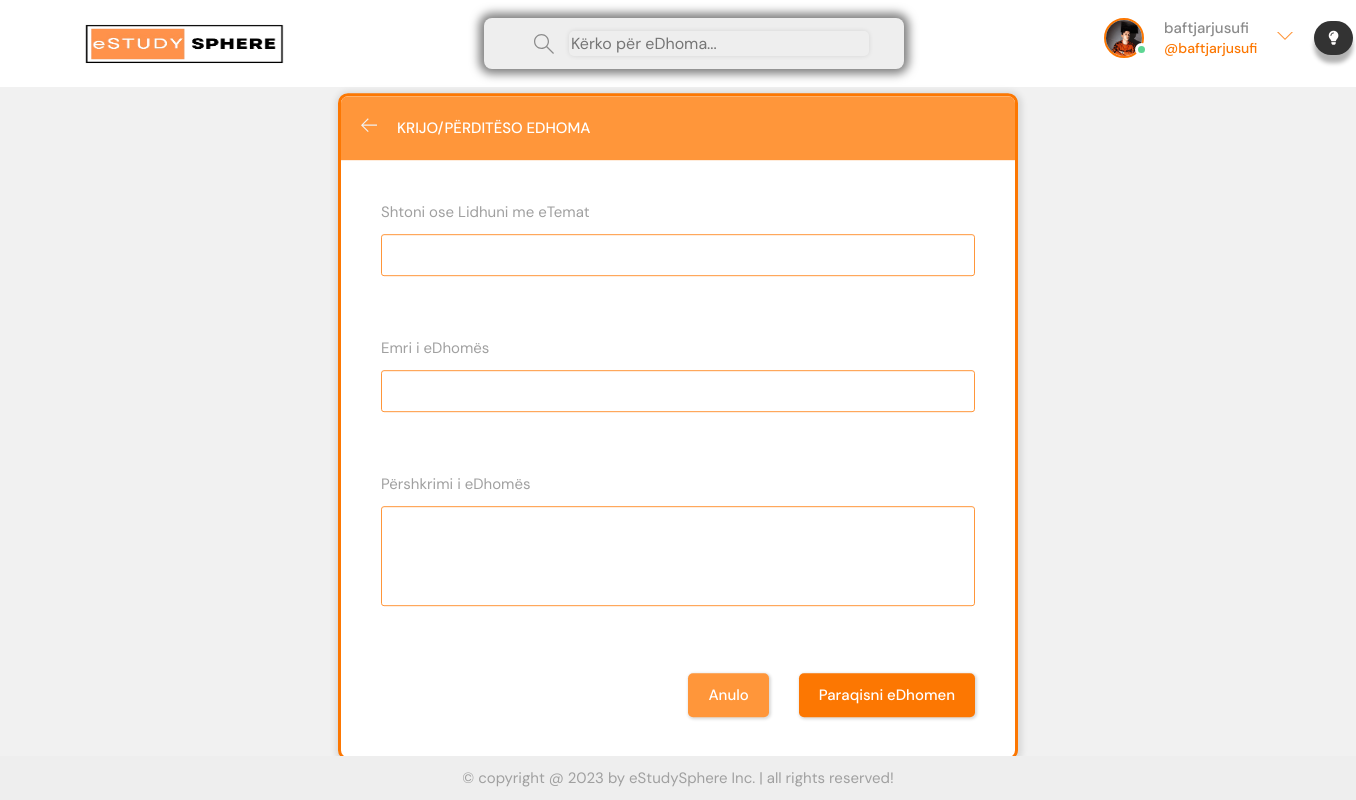
The page /krijo-room/ (signed in) on the database its author committed.
### base/models.py (models this page shows)
class User(AbstractUser):
    name = models.CharField(max_length=200, null=True)
    email = models.EmailField(unique=True, null=True)
    bio = models.TextField(null=True)
    avatar = models.ImageField(null=True, default="avatar.svg")
    USERNAME_FIELD = 'email'
    REQUIRED_FIELDS = []

### base/views.py (the view, shortened to what this page needs)
# urls.py: path('krijo-room/', views.krijoRoom, name="krijo-room"),
@login_required(login_url='login')
def krijoRoom(request):
    form = RoomForm()
    topics = Topic.objects.all()
    context = {'form': form, 'topics': topics}
    return render(request, 'base/roomform.html', context)

### base/forms.py
class RoomForm(ModelForm):
    class Meta:
        model = Room
        fields = '__all__'
        exclude = ['host', 'entrants']

### base/templates/base/roomform.html (shortened to what this page needs)
{% extends 'main.html' %}
{% block content %}
  <main class="create-room layout">
    <div class="container">
      <div class="layout__box">
        <div class="layout__boxHeader">
          <div class="layout__boxTitle">
            <a href="{% url 'home' %}">
              <svg version="1.1" xmlns="http://www.w3.org/2000/svg" width="32" height="32" viewBox="0 0 32 32">
                <title>arrow-left</title>
                <path
                  d="M13.723 2.286l-13.723 13.714 13.719 13.714 1.616-1.611-10.96-10.96h27.625v-2.286h-27.625l10.965-10.965-1.616-1.607z">
                </path>
              </svg>
            </a>
            <h3>Krijo/Përditëso eDhoma</h3>
          </div>
        </div>
        <div class="layout__body">
          <form class="form" action="" method="POST">
            <div class="form__group">
              <label for="room_topic">Shtoni ose Lidhuni me eTemat</label>
              <input required type="text" value="{{room.topic.name}}" name="topic" list="topic-list"/>
            </div>
            <div class="form__group">
              <label for="room_name">Emri i eDhomës</label>
              {{form.name}}
            </div>
            <div class="form__group">
              <label for="room_description">Përshkrimi i eDhomës</label>
              {{form.description}}
            </div>
            <div class="form__action">
              <a class="btn btn--dark" href="{{request.META.HTTP_REFERER}}">Anulo</a>
              <button class="btn btn--main" type="submit">Paraqisni eDhomen</button>
            </div>
          </form>
        </div>
      </div>
    </div>
  </main>
{% endblock content %}

### templates/navbar.html (shortened to what this page needs)
{% load static %}
<header class="header header--loggedIn">
    <div class="container">
      <a href="{% url 'home' %}" class="header__logo">
        <img src="{% static 'images/logo4.png' %}" />
      </a>
      <form class="header__search" method="GET" action="{% url 'home' %}">
        <label>
          <input name="q" placeholder="Kërko për eDhoma..." />
        </label>
      </form>
      <nav class="header__menu">
        <button button id="mode-toggle-btn" style="position: absolute; top: 3px; right: -60px;">
          <i class="fas fa-lightbulb" style="color: #fffdfd;"></i>
        </button>
        {% if request.user.is_authenticated %}
        <div class="header__user">
          <a href="{% url 'update-user' %}">
            <div class="avatar avatar--medium active">
              <img src="{{request.user.avatar.url}}" />
            </div>
            <p>{{request.user.username}} <span>@{{request.user.username}}</span></p>
          </a>
          <button class="dropdown-button">
            <svg version="1.1" xmlns="http://www.w3.org/2000/svg" width="32" height="32" viewBox="0 0 32 32">
              <title>chevron-down</title>
              <path d="M16 21l-13-13h-3l16 16 16-16h-3l-13 13z"></path>
            </svg>
          </button>
        </div>
        {% else %}
        Not Logged In
        <a href="{% url 'login' %}">
          <img src="{% static 'images/avatar.svg' %}" />
          <p>Login</p>
        </a>
        {% endif %}
      </nav>
    </div>
  </header>

### rows shown on the page
User: user.avatar (picture), user.username "baftjarjusufi"
